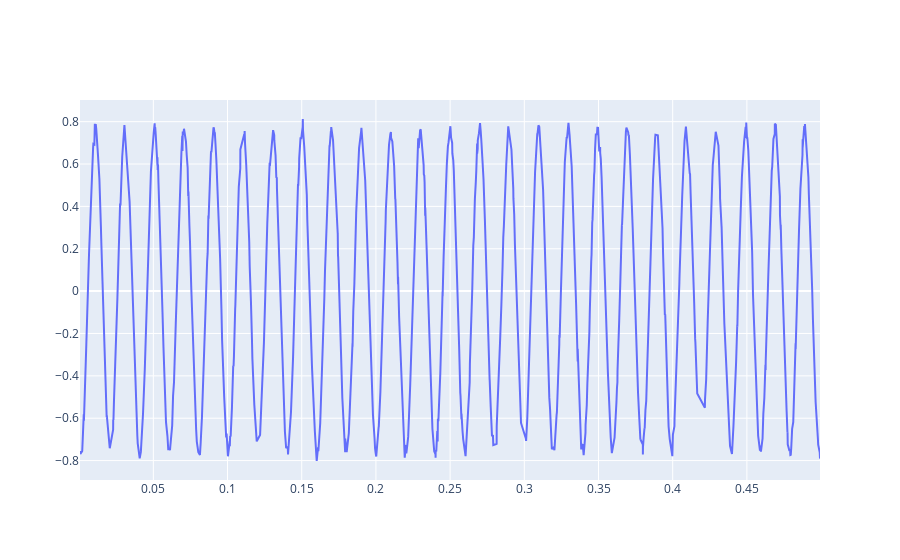
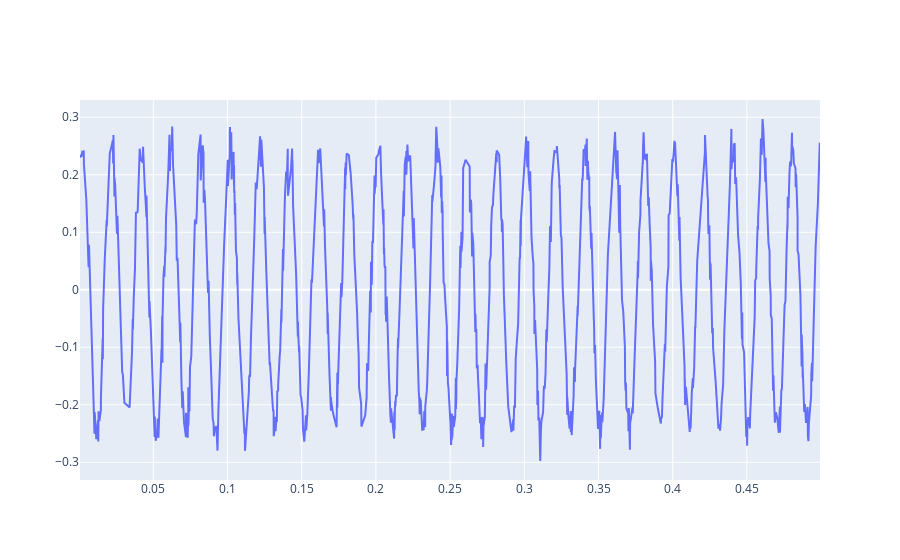
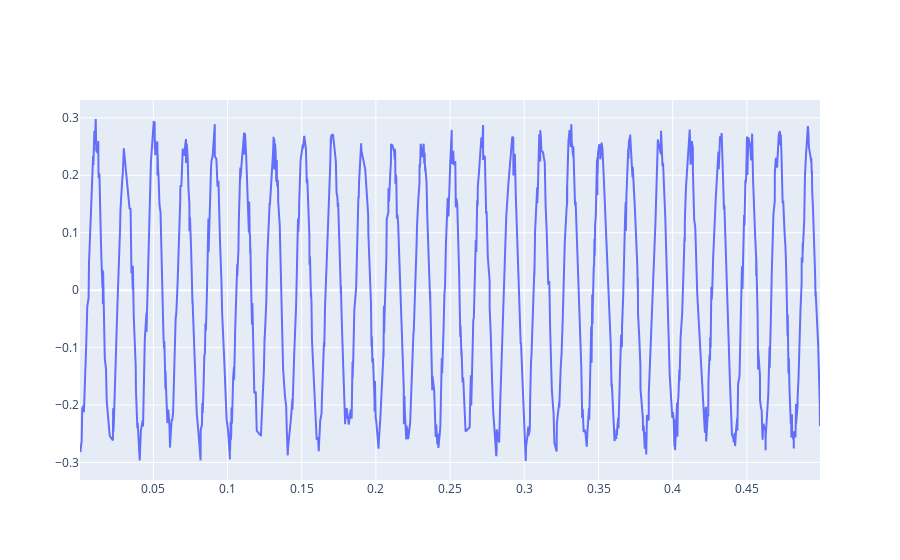
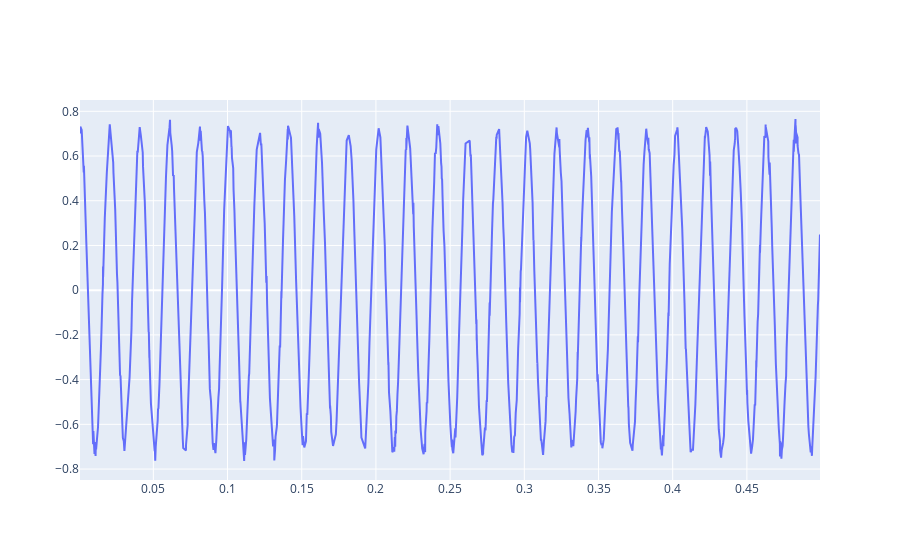

Notebook cell for these charts, in order:
### Code cell
import numpy as np
import torch
from sine_utils import run_sine_segmentation
import plotly.graph_objects as go

raw_data = torch.load('/home/user/codes/POWERODE/ode/LatentSegmentedODE-main/LatentSegmentedODE-main/SineWave/Data/Train/sine_train_10000_1000_0.5_0.02')

data = raw_data['generator'].train_data
t = raw_data['generator'].train_time

print(t)

ind = 4000
for i in range(len(data)):
    if i>ind and i<(ind+20):
        print()
        d = data[i]
        fig = go.Figure()
        fig.add_trace(go.Scatter( x = t , y = d ,mode='lines', name='lines')) 
        fig.show()

### Figure 1 — Plotly figure (JSON) as saved in the notebook; plotly's stock layout.template omitted (floating-point values rounded to 4 significant figures; data arrays with more than 128 entries replaced by an {"elided": "..."} marker saying what was removed)
{"data": [{"mode": "lines", "name": "lines", "type": "scatter", "x": {"elided": "1000 float values"}, "y": {"elided": "1000 float values"}}], "layout": {}}

### Figure 2 — Plotly figure (JSON) as saved in the notebook; plotly's stock layout.template omitted (floating-point values rounded to 4 significant figures; data arrays with more than 128 entries replaced by an {"elided": "..."} marker saying what was removed)
{"data": [{"mode": "lines", "name": "lines", "type": "scatter", "x": {"elided": "1000 float values"}, "y": {"elided": "1000 float values"}}], "layout": {}}

### Figure 3 — Plotly figure (JSON) as saved in the notebook; plotly's stock layout.template omitted (floating-point values rounded to 4 significant figures; data arrays with more than 128 entries replaced by an {"elided": "..."} marker saying what was removed)
{"data": [{"mode": "lines", "name": "lines", "type": "scatter", "x": {"elided": "1000 float values"}, "y": {"elided": "1000 float values"}}], "layout": {}}

### Figure 4 — Plotly figure (JSON) as saved in the notebook; plotly's stock layout.template omitted (floating-point values rounded to 4 significant figures; data arrays with more than 128 entries replaced by an {"elided": "..."} marker saying what was removed)
{"data": [{"mode": "lines", "name": "lines", "type": "scatter", "x": {"elided": "1000 float values"}, "y": {"elided": "1000 float values"}}], "layout": {}}
